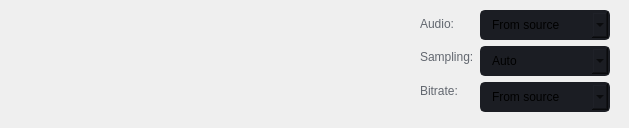
     <widget class="QWidget" name="page_3">
      <widget class="QWidget" name="layoutWidget">
       <property name="geometry">
        <rect>
         <x>420</x>
         <y>10</y>
         <width>200</width>
         <height>109</height>
        </rect>
       </property>
       <layout class="QFormLayout" name="formLayout_9">
        <item row="0" column="0">
         <layout class="QVBoxLayout" name="verticalLayout_31">
          <item>
           <widget class="QLabel" name="label_credits_43">
            <property name="font">
             <font>
              <family>Segoe UI</family>
             </font>
            </property>
            <property name="styleSheet">
             <string notr="true">color: rgb(98, 103, 111);</string>
            </property>
            <property name="text">
             <string>Audio:</string>
            </property>
           </widget>
          </item>
          <item>
           <widget class="QLabel" name="label_credits_44">
            <property name="font">
             <font>
              <family>Segoe UI</family>
             </font>
            </property>
            <property name="styleSheet">
             <string notr="true">color: rgb(98, 103, 111);</string>
            </property>
            <property name="text">
             <string>Sampling:</string>
            </property>
           </widget>
          </item>
          <item>
           <widget class="QLabel" name="label_credits_45">
            <property name="font">
             <font>
              <family>Segoe UI</family>
             </font>
            </property>
            <property name="styleSheet">
             <string notr="true">color: rgb(98, 103, 111);</string>
            </property>
            <property name="text">
             <string>Bitrate:</string>
            </property>
           </widget>
          </item>
         </layout>
        </item>
        <item row="0" column="1">
         <layout class="QVBoxLayout" name="verticalLayout_32">
          <item>
           <widget class="QComboBox" name="comboBox_12">
            <property name="enabled">
             <bool>true</bool>
            </property>
            <property name="minimumSize">
             <size>
              <width>130</width>
              <height>30</height>
             </size>
            </property>
            <property name="maximumSize">
             <size>
              <width>130</width>
              <height>30</height>
             </size>
            </property>
            <property name="font">
             <font>
              <family>Segoe UI</family>
              <pointsize>9</pointsize>
             </font>
            </property>
            <property name="autoFillBackground">
             <bool>false</bool>
            </property>
            <property name="styleSheet">
             <string notr="true">QComboBox{
	background-color: rgb(27, 29, 35);
	border-radius: 5px;
	border: 2px solid rgb(27, 29, 35);
	padding: 5px;
	padding-left: 10px;
}
QComboBox:hover{
	border: 2px solid rgb(64, 71, 88);
}
QComboBox QAbstractItemView {
	color: rgb(85, 170, 255);	
	background-color: rgb(27, 29, 35);
	padding: 10px;
	selection-background-color: rgb(39, 44, 54);
}</string>
            </property>
            <property name="iconSize">
             <size>
              <width>16</width>
              <height>16</height>
             </size>
            </property>
            <property name="frame">
             <bool>true</bool>
            </property>
            <item>
             <property name="text">
              <string>From source</string>
             </property>
            </item>
            <item>
             <property name="text">
              <string>AAC</string>
             </property>
            </item>
            <item>
             <property name="text">
              <string>AC3</string>
             </property>
            </item>
           </widget>
          </item>
          <item>
           <widget class="QComboBox" name="comboBox_14">
            <property name="enabled">
             <bool>true</bool>
            </property>
            <property name="minimumSize">
             <size>
              <width>130</width>
              <height>30</height>
             </size>
            </property>
            <property name="maximumSize">
             <size>
              <width>130</width>
              <height>30</height>
             </size>
            </property>
            <property name="font">
             <font>
              <family>Segoe UI</family>
              <pointsize>9</pointsize>
             </font>
            </property>
            <property name="autoFillBackground">
             <bool>false</bool>
            </property>
            <property name="styleSheet">
             <string notr="true">QComboBox{
	background-color: rgb(27, 29, 35);
	border-radius: 5px;
	border: 2px solid rgb(27, 29, 35);
	padding: 5px;
	padding-left: 10px;
}
QComboBox:hover{
	border: 2px solid rgb(64, 71, 88);
}
QComboBox QAbstractItemView {
	color: rgb(85, 170, 255);	
	background-color: rgb(27, 29, 35);
	padding: 10px;
	selection-background-color: rgb(39, 44, 54);
}</string>
            </property>
            <property name="editable">
             <bool>false</bool>
            </property>
            <property name="iconSize">
             <size>
              <width>16</width>
              <height>16</height>
             </size>
            </property>
            <property name="frame">
             <bool>true</bool>
            </property>
            <item>
             <property name="text">
              <string>Auto</string>
             </property>
            </item>
           </widget>
          </item>
          <item>
           <widget class="QComboBox" name="comboBox_13">
            <property name="enabled">
             <bool>true</bool>
            </property>
            <property name="minimumSize">
             <size>
              <width>130</width>
              <height>30</height>
             </size>
            </property>
            <property name="maximumSize">
             <size>
              <width>130</width>
              <height>30</height>
             </size>
            </property>
            <property name="font">
             <font>
              <family>Segoe UI</family>
              <pointsize>9</pointsize>
             </font>
            </property>
            <property name="autoFillBackground">
             <bool>false</bool>
            </property>
            <property name="styleSheet">
             <string notr="true">QComboBox{
	background-color: rgb(27, 29, 35);
	border-radius: 5px;
	border: 2px solid rgb(27, 29, 35);
	padding: 5px;
	padding-left: 10px;
}
QComboBox:hover{
	border: 2px solid rgb(64, 71, 88);
}
QComboBox QAbstractItemView {
	color: rgb(85, 170, 255);	
	background-color: rgb(27, 29, 35);
	padding: 10px;
	selection-background-color: rgb(39, 44, 54);
}</string>
            </property>
            <property name="editable">
             <bool>false</bool>
            </property>
            <property name="iconSize">
             <size>
              <width>16</width>
              <height>16</height>
             </size>
            </property>
            <property name="frame">
             <bool>true</bool>
            </property>
            <item>
             <property name="text">
              <string>From source</string>
             </property>
            </item>
           </widget>
          </item>
         </layout>
        </item>
       </layout>
      </widget>
     </widget>
